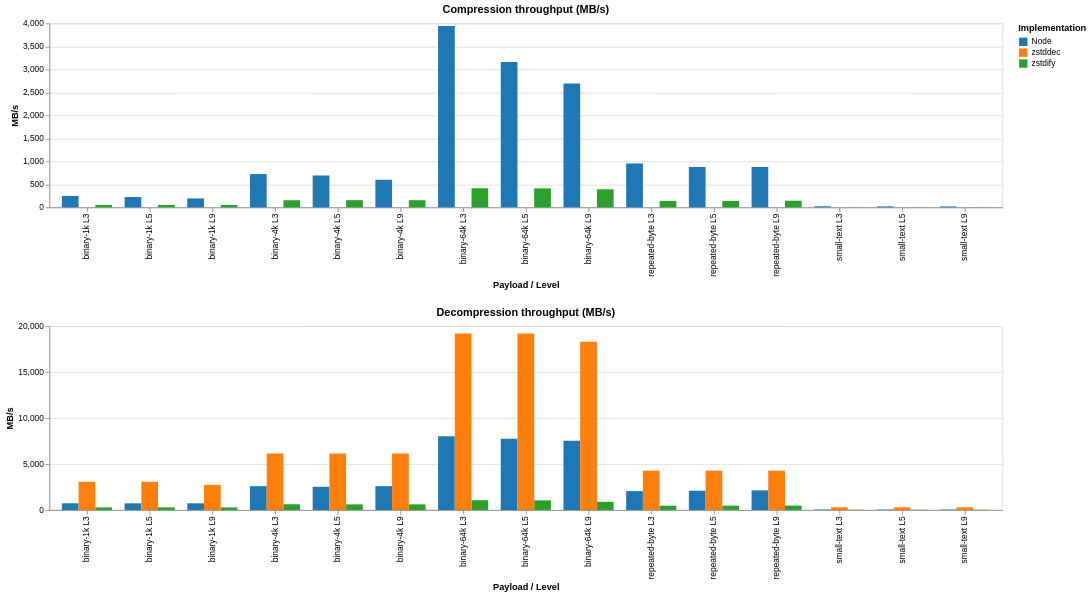

The Vega-Lite source for this figure:
### Vega-Lite specification from a JSON file in a GitHub repository (floating-point values rounded to 4 significant figures)
{"$schema": "https://vega.github.io/schema/vega-lite/v5.json", "vconcat": [{"title": "Compression throughput (MB/s)", "data": {"values": [{"label": "small-text L3", "impl": "zstdify", "mbps": 3.504}, {"label": "small-text L3", "impl": "Node", "mbps": 22.51}, {"label": "small-text L5", "impl": "zstdify", "mbps": 3.221}, {"label": "small-text L5", "impl": "Node", "mbps": 20.58}, {"label": "small-text L9", "impl": "zstdify", "mbps": 3.2}, {"label": "small-text L9", "impl": "Node", "mbps": 20.57}, {"label": "binary-1k L3", "impl": "zstdify", "mbps": 51.42}, {"label": "binary-1k L3", "impl": "Node", "mbps": 248.2}, {"label": "binary-1k L5", "impl": "zstdify", "mbps": 51.52}, {"label": "binary-1k L5", "impl": "Node", "mbps": 223.4}, {"label": "binary-1k L9", "impl": "zstdify", "mbps": 51.31}, {"label": "binary-1k L9", "impl": "Node", "mbps": 193.5}, {"label": "binary-4k L3", "impl": "zstdify", "mbps": 153.6}, {"label": "binary-4k L3", "impl": "Node", "mbps": 722.8}, {"label": "binary-4k L5", "impl": "zstdify", "mbps": 156.0}, {"label": "binary-4k L5", "impl": "Node", "mbps": 692.2}, {"label": "binary-4k L9", "impl": "zstdify", "mbps": 155.3}, {"label": "binary-4k L9", "impl": "Node", "mbps": 599.4}, {"label": "binary-64k L3", "impl": "zstdify", "mbps": 414.8}, {"label": "binary-64k L3", "impl": "Node", "mbps": 3942.0}, {"label": "binary-64k L5", "impl": "zstdify", "mbps": 412.0}, {"label": "binary-64k L5", "impl": "Node", "mbps": 3158.0}, {"label": "binary-64k L9", "impl": "zstdify", "mbps": 392.3}, {"label": "binary-64k L9", "impl": "Node", "mbps": 2693.0}, {"label": "repeated-byte L3", "impl": "zstdify", "mbps": 138.5}, {"label": "repeated-byte L3", "impl": "Node", "mbps": 954.6}, {"label": "repeated-byte L5", "impl": "zstdify", "mbps": 138.8}, {"label": "repeated-byte L5", "impl": "Node", "mbps": 877.8}, {"label": "repeated-byte L9", "impl": "zstdify", "mbps": 143.3}, {"label": "repeated-byte L9", "impl": "Node", "mbps": 877.7}]}, "mark": "bar", "encoding": {"x": {"field": "label", "type": "ordinal", "title": "Payload / Level"}, "y": {"field": "mbps", "type": "quantitative", "title": "MB/s"}, "xOffset": {"field": "impl"}, "color": {"field": "impl", "type": "nominal", "scale": {"range": ["#1f77b4", "#ff7f0e", "#2ca02c"]}, "legend": {"title": "Implementation"}}}}, {"title": "Decompression throughput (MB/s)", "data": {"values": [{"label": "small-text L3", "impl": "zstdify", "mbps": 25.72}, {"label": "small-text L3", "impl": "Node", "mbps": 57.58}, {"label": "small-text L3", "impl": "zstddec", "mbps": 288.5}, {"label": "small-text L5", "impl": "zstdify", "mbps": 25.26}, {"label": "small-text L5", "impl": "Node", "mbps": 51.41}, {"label": "small-text L5", "impl": "zstddec", "mbps": 288.5}, {"label": "small-text L9", "impl": "zstdify", "mbps": 24.4}, {"label": "small-text L9", "impl": "Node", "mbps": 51.41}, {"label": "small-text L9", "impl": "zstddec", "mbps": 288.5}, {"label": "binary-1k L3", "impl": "zstdify", "mbps": 279.3}, {"label": "binary-1k L3", "impl": "Node", "mbps": 723.2}, {"label": "binary-1k L3", "impl": "zstddec", "mbps": 3066.0}, {"label": "binary-1k L5", "impl": "zstdify", "mbps": 282.5}, {"label": "binary-1k L5", "impl": "Node", "mbps": 722.7}, {"label": "binary-1k L5", "impl": "zstddec", "mbps": 3066.0}, {"label": "binary-1k L9", "impl": "zstdify", "mbps": 279.3}, {"label": "binary-1k L9", "impl": "Node", "mbps": 723.2}, {"label": "binary-1k L9", "impl": "zstddec", "mbps": 2731.0}, {"label": "binary-4k L3", "impl": "zstdify", "mbps": 618.3}, {"label": "binary-4k L3", "impl": "Node", "mbps": 2587.0}, {"label": "binary-4k L3", "impl": "zstddec", "mbps": 6150.0}, {"label": "binary-4k L5", "impl": "zstdify", "mbps": 606.8}, {"label": "binary-4k L5", "impl": "Node", "mbps": 2521.0}, {"label": "binary-4k L5", "impl": "zstddec", "mbps": 6150.0}, {"label": "binary-4k L9", "impl": "zstdify", "mbps": 610.5}, {"label": "binary-4k L9", "impl": "Node", "mbps": 2586.0}, {"label": "binary-4k L9", "impl": "zstddec", "mbps": 6150.0}, {"label": "binary-64k L3", "impl": "zstdify", "mbps": 1060.0}, {"label": "binary-64k L3", "impl": "Node", "mbps": 8025.0}, {"label": "binary-64k L3", "impl": "zstddec", "mbps": 19190.0}, {"label": "binary-64k L5", "impl": "zstdify", "mbps": 1044.0}, {"label": "binary-64k L5", "impl": "Node", "mbps": 7748.0}, {"label": "binary-64k L5", "impl": "zstddec", "mbps": 19180.0}, {"label": "binary-64k L9", "impl": "zstdify", "mbps": 883.4}, {"label": "binary-64k L9", "impl": "Node", "mbps": 7526.0}, {"label": "binary-64k L9", "impl": "zstddec", "mbps": 18290.0}, {"label": "repeated-byte L3", "impl": "zstdify", "mbps": 461.5}, {"label": "repeated-byte L3", "impl": "Node", "mbps": 2048.0}, {"label": "repeated-byte L3", "impl": "zstddec", "mbps": 4271.0}, {"label": "repeated-byte L5", "impl": "zstdify", "mbps": 468.1}, {"label": "repeated-byte L5", "impl": "Node", "mbps": 2091.0}, {"label": "repeated-byte L5", "impl": "zstddec", "mbps": 4276.0}, {"label": "repeated-byte L9", "impl": "zstdify", "mbps": 472.6}, {"label": "repeated-byte L9", "impl": "Node", "mbps": 2137.0}, {"label": "repeated-byte L9", "impl": "zstddec", "mbps": 4276.0}]}, "mark": "bar", "encoding": {"x": {"field": "label", "type": "ordinal", "title": "Payload / Level"}, "y": {"field": "mbps", "type": "quantitative", "title": "MB/s"}, "xOffset": {"field": "impl"}, "color": {"field": "impl", "type": "nominal", "scale": {"range": ["#1f77b4", "#ff7f0e", "#2ca02c"]}, "legend": {"title": "Implementation"}}}}], "config": {"view": {"continuousWidth": 520, "continuousHeight": 220}}}
